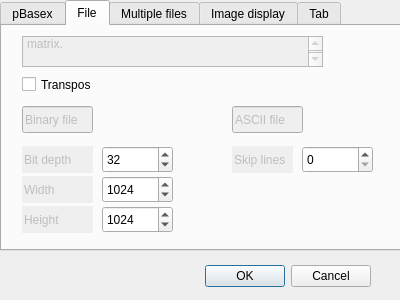
<?xml version="1.0" encoding="UTF-8"?>
<ui version="4.0">
 <class>Options</class>
 <widget class="QDialog" name="Options">
  <property name="windowModality">
   <enum>Qt::WindowModal</enum>
  </property>
  <property name="geometry">
   <rect>
    <x>0</x>
    <y>0</y>
    <width>400</width>
    <height>300</height>
   </rect>
  </property>
  <property name="windowTitle">
   <string>Dialog</string>
  </property>
  <property name="modal">
   <bool>false</bool>
  </property>
  <widget class="QDialogButtonBox" name="buttonBox">
   <property name="geometry">
    <rect>
     <x>30</x>
     <y>260</y>
     <width>341</width>
     <height>32</height>
    </rect>
   </property>
   <property name="orientation">
    <enum>Qt::Horizontal</enum>
   </property>
   <property name="standardButtons">
    <set>QDialogButtonBox::Cancel|QDialogButtonBox::Ok</set>
   </property>
  </widget>
  <widget class="QTabWidget" name="tabWidget">
   <property name="enabled">
    <bool>true</bool>
   </property>
   <property name="geometry">
    <rect>
     <x>0</x>
     <y>0</y>
     <width>401</width>
     <height>251</height>
    </rect>
   </property>
   <property name="currentIndex">
    <number>1</number>
   </property>
   <widget class="QWidget" name="tab">
    <attribute name="title">
     <string>pBasex</string>
    </attribute>
    <widget class="QPlainTextEdit" name="plainTextEdit">
     <property name="enabled">
      <bool>false</bool>
     </property>
     <property name="geometry">
      <rect>
       <x>30</x>
       <y>10</y>
       <width>281</width>
       <height>71</height>
      </rect>
     </property>
     <property name="plainText">
      <string>Enter the dimensions of the polar coordinates and the number of radial                                   basis functions</string>
     </property>
    </widget>
    <widget class="QLineEdit" name="lineEdit_2">
     <property name="enabled">
      <bool>false</bool>
     </property>
     <property name="geometry">
      <rect>
       <x>10</x>
       <y>150</y>
       <width>81</width>
       <height>27</height>
      </rect>
     </property>
     <property name="text">
      <string>Azimutal</string>
     </property>
     <property name="frame">
      <bool>false</bool>
     </property>
    </widget>
    <widget class="QSpinBox" name="spinBox_r">
     <property name="geometry">
      <rect>
       <x>80</x>
       <y>120</y>
       <width>71</width>
       <height>27</height>
      </rect>
     </property>
     <property name="maximum">
      <number>10000</number>
     </property>
     <property name="value">
      <number>256</number>
     </property>
    </widget>
    <widget class="QSpinBox" name="spinBox_phi">
     <property name="geometry">
      <rect>
       <x>80</x>
       <y>150</y>
       <width>71</width>
       <height>27</height>
      </rect>
     </property>
     <property name="maximum">
      <number>10000</number>
     </property>
     <property name="value">
      <number>256</number>
     </property>
    </widget>
    <widget class="QSpinBox" name="spinBox_Rbasis">
     <property name="geometry">
      <rect>
       <x>90</x>
       <y>180</y>
       <width>71</width>
       <height>27</height>
      </rect>
     </property>
     <property name="maximum">
      <number>5000</number>
     </property>
     <property name="value">
      <number>128</number>
     </property>
    </widget>
    <widget class="QLineEdit" name="lineEdit">
     <property name="enabled">
      <bool>false</bool>
     </property>
     <property name="geometry">
      <rect>
       <x>10</x>
       <y>120</y>
       <width>71</width>
       <height>27</height>
      </rect>
     </property>
     <property name="text">
      <string>Radial </string>
     </property>
     <property name="frame">
      <bool>false</bool>
     </property>
    </widget>
    <widget class="QLineEdit" name="lineEdit_3">
     <property name="enabled">
      <bool>false</bool>
     </property>
     <property name="geometry">
      <rect>
       <x>10</x>
       <y>180</y>
       <width>81</width>
       <height>27</height>
      </rect>
     </property>
     <property name="text">
      <string>Radial basis</string>
     </property>
     <property name="frame">
      <bool>false</bool>
     </property>
    </widget>
    <widget class="QLineEdit" name="lineEdit_4">
     <property name="enabled">
      <bool>false</bool>
     </property>
     <property name="geometry">
      <rect>
       <x>10</x>
       <y>90</y>
       <width>91</width>
       <height>27</height>
      </rect>
     </property>
     <property name="text">
      <string>Polar binning</string>
     </property>
     <property name="frame">
      <bool>false</bool>
     </property>
    </widget>
   </widget>
   <widget class="QWidget" name="tab_4">
    <attribute name="title">
     <string>File</string>
    </attribute>
    <widget class="QSpinBox" name="spinBox_bitdepth">
     <property name="enabled">
      <bool>true</bool>
     </property>
     <property name="geometry">
      <rect>
       <x>100</x>
       <y>120</y>
       <width>71</width>
       <height>27</height>
      </rect>
     </property>
     <property name="maximum">
      <number>1000</number>
     </property>
     <property name="value">
      <number>32</number>
     </property>
    </widget>
    <widget class="QLineEdit" name="lineEdit_5">
     <property name="enabled">
      <bool>false</bool>
     </property>
     <property name="geometry">
      <rect>
       <x>20</x>
       <y>120</y>
       <width>71</width>
       <height>27</height>
      </rect>
     </property>
     <property name="text">
      <string>Bit depth</string>
     </property>
     <property name="frame">
      <bool>false</bool>
     </property>
    </widget>
    <widget class="QPlainTextEdit" name="plainTextEdit_3">
     <property name="enabled">
      <bool>false</bool>
     </property>
     <property name="geometry">
      <rect>
       <x>20</x>
       <y>10</y>
       <width>301</width>
       <height>31</height>
      </rect>
     </property>
     <property name="plainText">
      <string>Please set the parameters for openning file as 2D matrix.</string>
     </property>
    </widget>
    <widget class="QSpinBox" name="spinBox_width">
     <property name="enabled">
      <bool>true</bool>
     </property>
     <property name="geometry">
      <rect>
       <x>100</x>
       <y>150</y>
       <width>71</width>
       <height>27</height>
      </rect>
     </property>
     <property name="maximum">
      <number>10000</number>
     </property>
     <property name="value">
      <number>1024</number>
     </property>
    </widget>
    <widget class="QSpinBox" name="spinBox_height">
     <property name="enabled">
      <bool>true</bool>
     </property>
     <property name="geometry">
      <rect>
       <x>100</x>
       <y>180</y>
       <width>71</width>
       <height>27</height>
      </rect>
     </property>
     <property name="maximum">
      <number>10000</number>
     </property>
     <property name="value">
      <number>1024</number>
     </property>
    </widget>
    <widget class="QLineEdit" name="lineEdit_6">
     <property name="enabled">
      <bool>false</bool>
     </property>
     <property name="geometry">
      <rect>
       <x>20</x>
       <y>150</y>
       <width>71</width>
       <height>27</height>
      </rect>
     </property>
     <property name="text">
      <string>Width</string>
     </property>
     <property name="frame">
      <bool>false</bool>
     </property>
    </widget>
    <widget class="QLineEdit" name="lineEdit_7">
     <property name="enabled">
      <bool>false</bool>
     </property>
     <property name="geometry">
      <rect>
       <x>20</x>
       <y>180</y>
       <width>71</width>
       <height>27</height>
      </rect>
     </property>
     <property name="text">
      <string>Height</string>
     </property>
     <property name="frame">
      <bool>false</bool>
     </property>
    </widget>
    <widget class="QLineEdit" name="lineEdit_10">
     <property name="enabled">
      <bool>false</bool>
     </property>
     <property name="geometry">
      <rect>
       <x>20</x>
       <y>80</y>
       <width>71</width>
       <height>27</height>
      </rect>
     </property>
     <property name="text">
      <string>Binary file</string>
     </property>
     <property name="frame">
      <bool>true</bool>
     </property>
    </widget>
    <widget class="QLineEdit" name="lineEdit_11">
     <property name="enabled">
      <bool>false</bool>
     </property>
     <property name="geometry">
      <rect>
       <x>230</x>
       <y>80</y>
       <width>71</width>
       <height>27</height>
      </rect>
     </property>
     <property name="text">
      <string>ASCII file</string>
     </property>
     <property name="frame">
      <bool>true</bool>
     </property>
    </widget>
    <widget class="QSpinBox" name="spinBox_skiplines">
     <property name="enabled">
      <bool>true</bool>
     </property>
     <property name="geometry">
      <rect>
       <x>300</x>
       <y>120</y>
       <width>71</width>
       <height>27</height>
      </rect>
     </property>
     <property name="maximum">
      <number>1000</number>
     </property>
     <property name="value">
      <number>0</number>
     </property>
    </widget>
    <widget class="QLineEdit" name="lineEdit_12">
     <property name="enabled">
      <bool>false</bool>
     </property>
     <property name="geometry">
      <rect>
       <x>230</x>
       <y>120</y>
       <width>61</width>
       <height>27</height>
      </rect>
     </property>
     <property name="text">
      <string>Skip lines</string>
     </property>
     <property name="frame">
      <bool>false</bool>
     </property>
    </widget>
    <widget class="QCheckBox" name="checkBox_transpose">
     <property name="geometry">
      <rect>
       <x>20</x>
       <y>50</y>
       <width>70</width>
       <height>17</height>
      </rect>
     </property>
     <property name="text">
      <string>Transpose</string>
     </property>
    </widget>
   </widget>
   <widget class="QWidget" name="tab_3">
    <attribute name="title">
     <string>Multiple files</string>
    </attribute>
    <widget class="QSpinBox" name="spinBox_quadrant">
     <property name="geometry">
      <rect>
       <x>250</x>
       <y>60</y>
       <width>42</width>
       <height>22</height>
      </rect>
     </property>
    </widget>
    <widget class="QLineEdit" name="lineEdit_8">
     <property name="enabled">
      <bool>false</bool>
     </property>
     <property name="geometry">
      <rect>
       <x>190</x>
       <y>60</y>
       <width>51</width>
       <height>27</height>
      </rect>
     </property>
     <property name="text">
      <string>Quadrant</string>
     </property>
     <property name="frame">
      <bool>false</bool>
     </property>
    </widget>
    <widget class="QGroupBox" name="groupBox_2">
     <property name="geometry">
      <rect>
       <x>190</x>
       <y>120</y>
       <width>131</width>
       <height>71</height>
      </rect>
     </property>
     <property name="title">
      <string>File type</string>
     </property>
     <property name="checkable">
      <bool>false</bool>
     </property>
     <widget class="QRadioButton" name="radioButton_ASCII">
      <property name="geometry">
       <rect>
        <x>20</x>
        <y>20</y>
        <width>82</width>
        <height>17</height>
       </rect>
      </property>
      <property name="text">
       <string>ASCII</string>
      </property>
      <property name="checked">
       <bool>true</bool>
      </property>
     </widget>
     <widget class="QRadioButton" name="radioButton_binary">
      <property name="geometry">
       <rect>
        <x>20</x>
        <y>40</y>
        <width>82</width>
        <height>17</height>
       </rect>
      </property>
      <property name="text">
       <string>Binary</string>
      </property>
      <property name="checked">
       <bool>false</bool>
      </property>
     </widget>
    </widget>
    <widget class="QCheckBox" name="checkBox_orig">
     <property name="geometry">
      <rect>
       <x>10</x>
       <y>120</y>
       <width>121</width>
       <height>17</height>
      </rect>
     </property>
     <property name="text">
      <string>Original VMI ASCII</string>
     </property>
    </widget>
    <widget class="QCheckBox" name="checkBox_inv">
     <property name="geometry">
      <rect>
       <x>10</x>
       <y>140</y>
       <width>131</width>
       <height>17</height>
      </rect>
     </property>
     <property name="text">
      <string>Inverted image ASCII</string>
     </property>
    </widget>
    <widget class="QCheckBox" name="checkBox_pes">
     <property name="geometry">
      <rect>
       <x>10</x>
       <y>160</y>
       <width>101</width>
       <height>17</height>
      </rect>
     </property>
     <property name="text">
      <string>PES</string>
     </property>
     <property name="checked">
      <bool>false</bool>
     </property>
    </widget>
    <widget class="QCheckBox" name="checkBox_betas">
     <property name="geometry">
      <rect>
       <x>10</x>
       <y>180</y>
       <width>101</width>
       <height>17</height>
      </rect>
     </property>
     <property name="text">
      <string>betas</string>
     </property>
     <property name="checked">
      <bool>false</bool>
     </property>
    </widget>
    <widget class="QLineEdit" name="lineEdit_9">
     <property name="enabled">
      <bool>false</bool>
     </property>
     <property name="geometry">
      <rect>
       <x>10</x>
       <y>90</y>
       <width>71</width>
       <height>27</height>
      </rect>
     </property>
     <property name="text">
      <string>Saving files</string>
     </property>
     <property name="frame">
      <bool>false</bool>
     </property>
    </widget>
    <widget class="QLineEdit" name="lineEdit_13">
     <property name="enabled">
      <bool>false</bool>
     </property>
     <property name="geometry">
      <rect>
       <x>10</x>
       <y>10</y>
       <width>221</width>
       <height>16</height>
      </rect>
     </property>
     <property name="text">
      <string>Chose parameters for multiple file inversion</string>
     </property>
     <property name="frame">
      <bool>false</bool>
     </property>
    </widget>
    <widget class="QPlainTextEdit" name="plainTextEdit_4">
     <property name="enabled">
      <bool>false</bool>
     </property>
     <property name="geometry">
      <rect>
       <x>300</x>
       <y>60</y>
       <width>81</width>
       <height>51</height>
      </rect>
     </property>
     <property name="plainText">
      <string>&quot;0&quot; - all image is used</string>
     </property>
    </widget>
    <widget class="QCheckBox" name="checkBox_subtract_bkg">
     <property name="geometry">
      <rect>
       <x>10</x>
       <y>60</y>
       <width>121</width>
       <height>17</height>
      </rect>
     </property>
     <property name="text">
      <string>Subtract bkg</string>
     </property>
    </widget>
   </widget>
   <widget class="QWidget" name="tab_5">
    <attribute name="title">
     <string>Image display</string>
    </attribute>
    <widget class="QPlainTextEdit" name="plainTextEdit_5">
     <property name="enabled">
      <bool>false</bool>
     </property>
     <property name="geometry">
      <rect>
       <x>20</x>
       <y>10</y>
       <width>191</width>
       <height>31</height>
      </rect>
     </property>
     <property name="plainText">
      <string>Settings for 2D image display</string>
     </property>
    </widget>
    <widget class="QLineEdit" name="lineEdit_14">
     <property name="enabled">
      <bool>false</bool>
     </property>
     <property name="geometry">
      <rect>
       <x>20</x>
       <y>60</y>
       <width>71</width>
       <height>27</height>
      </rect>
     </property>
     <property name="text">
      <string>Circle:</string>
     </property>
     <property name="frame">
      <bool>false</bool>
     </property>
    </widget>
    <widget class="QDoubleSpinBox" name="doubleSpinBox_thickness">
     <property name="geometry">
      <rect>
       <x>110</x>
       <y>90</y>
       <width>62</width>
       <height>22</height>
      </rect>
     </property>
    </widget>
    <widget class="QLineEdit" name="lineEdit_15">
     <property name="enabled">
      <bool>false</bool>
     </property>
     <property name="geometry">
      <rect>
       <x>10</x>
       <y>90</y>
       <width>91</width>
       <height>27</height>
      </rect>
     </property>
     <property name="text">
      <string>Line thickness:</string>
     </property>
     <property name="frame">
      <bool>false</bool>
     </property>
    </widget>
    <widget class="QLineEdit" name="lineEdit_16">
     <property name="enabled">
      <bool>false</bool>
     </property>
     <property name="geometry">
      <rect>
       <x>10</x>
       <y>120</y>
       <width>91</width>
       <height>27</height>
      </rect>
     </property>
     <property name="text">
      <string>Line colour:</string>
     </property>
     <property name="frame">
      <bool>false</bool>
     </property>
    </widget>
    <widget class="QPushButton" name="pushButton_getcolour">
     <property name="geometry">
      <rect>
       <x>110</x>
       <y>120</y>
       <width>75</width>
       <height>23</height>
      </rect>
     </property>
     <property name="text">
      <string>GetColour</string>
     </property>
     <property name="checkable">
      <bool>false</bool>
     </property>
    </widget>
   </widget>
   <widget class="QWidget" name="tab_2">
    <property name="enabled">
     <bool>false</bool>
    </property>
    <attribute name="title">
     <string>Tab</string>
    </attribute>
    <widget class="QPlainTextEdit" name="plainTextEdit_2">
     <property name="enabled">
      <bool>false</bool>
     </property>
     <property name="geometry">
      <rect>
       <x>30</x>
       <y>10</y>
       <width>281</width>
       <height>71</height>
      </rect>
     </property>
     <property name="plainText">
      <string>Nothing is here</string>
     </property>
    </widget>
   </widget>
  </widget>
 </widget>
 <resources/>
 <connections>
  <connection>
   <sender>buttonBox</sender>
   <signal>accepted()</signal>
   <receiver>Options</receiver>
   <slot>accept()</slot>
   <hints>
    <hint type="sourcelabel">
     <x>248</x>
     <y>254</y>
    </hint>
    <hint type="destinationlabel">
     <x>157</x>
     <y>274</y>
    </hint>
   </hints>
  </connection>
  <connection>
   <sender>buttonBox</sender>
   <signal>rejected()</signal>
   <receiver>Options</receiver>
   <slot>reject()</slot>
   <hints>
    <hint type="sourcelabel">
     <x>316</x>
     <y>260</y>
    </hint>
    <hint type="destinationlabel">
     <x>286</x>
     <y>274</y>
    </hint>
   </hints>
  </connection>
 </connections>
</ui>
